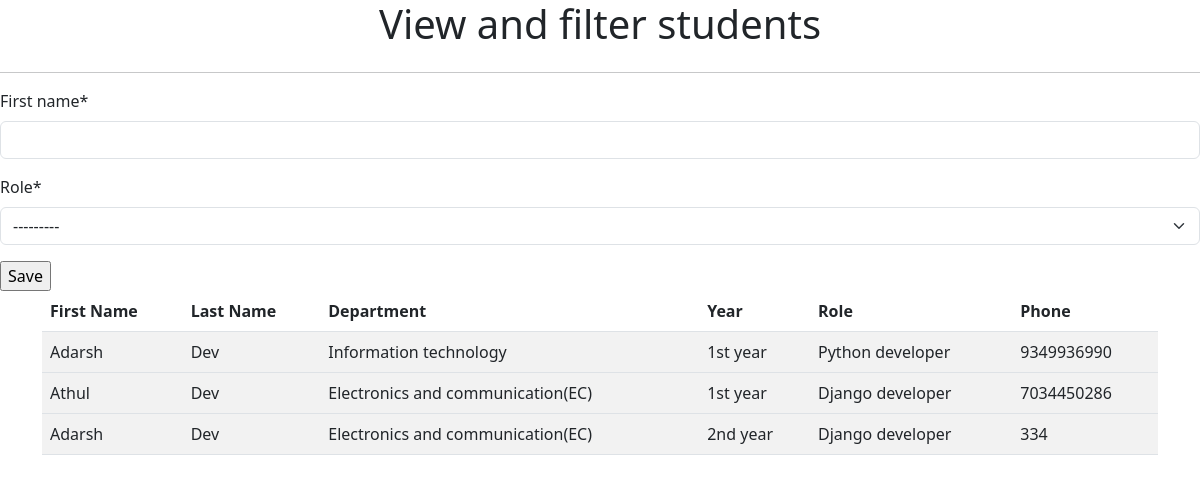
The page /all_stud on the database its author committed.
### skillhub/models.py (models this page shows)
class Person(models.Model):
      first_name = models.CharField(max_length=150,null=False)
      last_name = models.CharField(max_length=150)
      dept = models.ForeignKey(Department, on_delete=models.CASCADE)
      year = models.ForeignKey(Year,on_delete=models.CASCADE)
      role =models.ForeignKey(Role, on_delete=models.CASCADE )
      phone =models.BigIntegerField(default=0)
      def __str__(self) -> str:
            return "%s %s "%(self.first_name,self.last_name)

class Department(models.Model):
      name= models.CharField(max_length=120,null=False)
      def __str__(self) -> str:
            return self.name

class Year(models.Model):
      year = models.CharField(max_length=100,null=False)
      def __str__(self) -> str:
            return self.year

class Role(models.Model):
      name= models.CharField(max_length=120,null=False)
      def __str__(self) -> str:
            return self.name

### skillhub/views.py (the view)
# urls.py: path('all_stud',views.all_stud,name='all_stud'),
def all_stud(request):
    form = PersonSearchform(request.POST or None)
    stud = Person.objects.all()
    context = {
      'stud':stud
    }
    print(context)
    if request.method == "POST":
            stud = Person.objects.filter(first_name__icontains=form['first_name'].value(),
            role=form['role'].value()
            )
    context = {
                    'form':form,
                    'stud':stud
        }
    return render(request,"all_stud.html",context)

### skillhub/forms.py
class PersonSearchform(forms.ModelForm):
    class Meta:
        model = Person
        fields = ['first_name','role']

### skillhub/templates/all_stud.html (shortened to what this page needs)
{% load crispy_forms_tags %}
<!DOCTYPE html>
<html lang="en">
<head>
    <link href="https://cdn.jsdelivr.net/npm/bootstrap@5.3.0-alpha3/dist/css/bootstrap.min.css" rel="stylesheet">
</head>
<body>
    <div class="d-flex justify-content-center">
        <h1>View and filter students</h1>
    </div>
    <hr>
    <form method='POST' action=''>{% csrf_token %}
      {{form|crispy}}
          <input type="submit" value='Save'/>
      </form>
<div class="container">
    <table class="table table-striped">
        <thead>
          <tr>
            <th scope="col">First Name</th>
            <th scope="col">Last Name</th>
            <th scope="col">Department</th>
            <th scope="col">Year</th>
            <th scope="col">Role</th>
            <th scope="col">Phone</th>
          </tr>
        </thead>
                {% for st in stud%}
        <tbody>
          <tr>
            <td> {{st.first_name}} </td>
            <td> {{st.last_name}} </td>
            <td> {{st.dept}} </td>
            <td> {{st.year}} </td>
            <td> {{st.role}} </td>
            <td> {{st.phone}} </td>
          </tr>
        </tbody>
        {% endfor %}
    </table>
</div>
</body>
</html>

### rows shown on the page
Person: first_name "Adarsh", last_name "Dev", dept "Information technology", year "1st year", role "Python developer", phone "9349936990"
Person: first_name "Athul", last_name "Dev", dept "Electronics and communication(EC)", year "1st year", role "Django developer", phone "7034450286"
Person: first_name "Adarsh", last_name "Dev", dept "Electronics and communication(EC)", year "2nd year", role "Django developer", phone "334"
